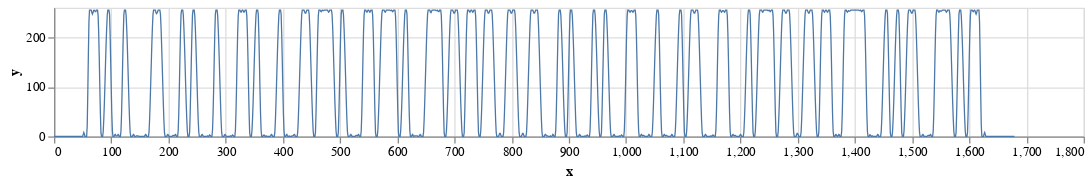

The cell this chart's notebook holds for it:
### Code cell
image = Image.open('barcode.jpeg')
width, height = image.size

new_width = width * 4
image = image.resize((new_width, height), Image.ANTIALIAS)

line = image.crop((0, height//2, new_width, height//2+1)).convert('L')
data = np.asarray(line, dtype='int32')[0]

data = 255 - data

df = pd.DataFrame({'x': np.arange(len(data)), 'y': data})

alt.Chart(df).mark_line().encode(
    x='x',
    y='y',
    size=alt.value(1)
).configure_view(
    width=800,
    height=100,
)

### Figure 1 — Vega-Lite specification as saved in the notebook (floating-point values rounded to 4 significant figures; data arrays with more than 128 entries replaced by an {"elided": "..."} marker saying what was removed)
{"$schema": "https://vega.github.io/schema/vega-lite/v2.6.0.json", "config": {"view": {"height": 100, "width": 800}}, "data": {"name": "data-95ea949dc70e6e8ff41877f62f9b51be"}, "datasets": {"data-95ea949dc70e6e8ff41877f62f9b51be": {"elided": "1680 records"}}, "encoding": {"size": {"value": 1}, "x": {"field": "x", "type": "quantitative"}, "y": {"field": "y", "type": "quantitative"}}, "mark": "line"}
